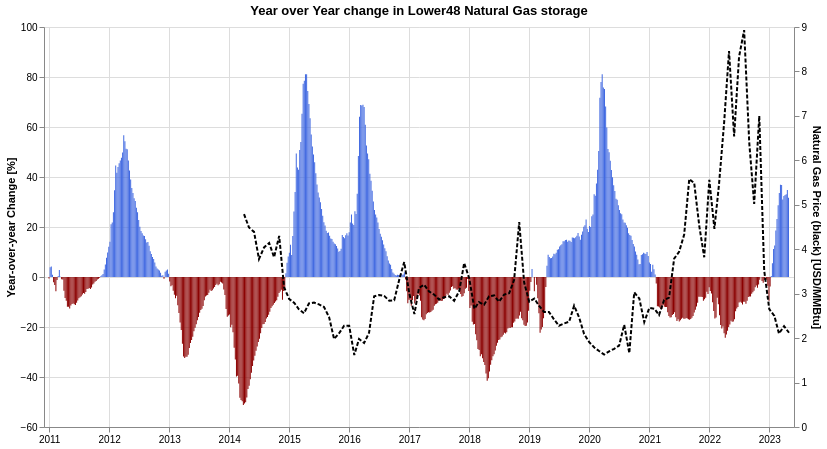

Describe this chart as a Vega-Lite specification.
### Vega-Lite specification from a JSON file in a GitHub repository (floating-point values rounded to 4 significant figures; data arrays with more than 128 entries replaced by an {"elided": "..."} marker saying what was removed)
{"config": {"view": {"continuousWidth": 400, "continuousHeight": 300}}, "layer": [{"data": {"name": "data-5ca62a05942ddb6597184cf35f25e9a9"}, "mark": {"type": "bar", "width": 1}, "encoding": {"color": {"condition": {"value": "darkred", "test": "datum['Lower48'] < 0"}, "value": "royalblue"}, "tooltip": [{"field": "dt", "title": "", "type": "temporal"}, {"field": "Lower48", "format": ",.02f", "title": "YoY % Change", "type": "quantitative"}], "x": {"axis": {"title": ""}, "field": "dt", "type": "temporal"}, "y": {"axis": {"title": "Year-over-year Change [%]"}, "field": "Lower48", "type": "quantitative"}}, "height": 400, "title": "Year over Year change in Lower48 Natural Gas storage", "width": 750}, {"data": {"name": "data-b106063f5d279c55841031e89dd349e1"}, "mark": {"type": "line", "color": "black", "strokeDash": [4, 2]}, "encoding": {"x": {"field": "Date", "type": "temporal"}, "y": {"axis": {"title": "Natural Gas Price (black) [USD/MMBtu]"}, "field": "Close-Nominal", "type": "quantitative"}}, "height": 400, "width": 750}], "background": "white", "resolve": {"scale": {"y": "independent"}}, "$schema": "https://vega.github.io/schema/vega-lite/v5.json", "datasets": {"data-5ca62a05942ddb6597184cf35f25e9a9": {"elided": "696 records"}, "data-b106063f5d279c55841031e89dd349e1": [{"Date": "2014-04-01T00:00:00", "Close-Adj": 6.1, "Close-Nominal": 4.79}, {"Date": "2014-05-01T00:00:00", "Close-Adj": 5.7, "Close-Nominal": 4.49}, {"Date": "2014-06-01T00:00:00", "Close-Adj": 5.56, "Close-Nominal": 4.39}, {"Date": "2014-07-01T00:00:00", "Close-Adj": 4.79, "Close-Nominal": 3.78}, {"Date": "2014-08-01T00:00:00", "Close-Adj": 5.13, "Close-Nominal": 4.04}, {"Date": "2014-09-01T00:00:00", "Close-Adj": 5.25, "Close-Nominal": 4.14}, {"Date": "2014-10-01T00:00:00", "Close-Adj": 4.86, "Close-Nominal": 3.82}, {"Date": "2014-11-01T00:00:00", "Close-Adj": 5.5, "Close-Nominal": 4.3}, {"Date": "2014-12-01T00:00:00", "Close-Adj": 4.03, "Close-Nominal": 3.14}, {"Date": "2015-01-01T00:00:00", "Close-Adj": 3.72, "Close-Nominal": 2.88}, {"Date": "2015-02-01T00:00:00", "Close-Adj": 3.59, "Close-Nominal": 2.79}, {"Date": "2015-03-01T00:00:00", "Close-Adj": 3.39, "Close-Nominal": 2.65}, {"Date": "2015-04-01T00:00:00", "Close-Adj": 3.27, "Close-Nominal": 2.56}, {"Date": "2015-05-01T00:00:00", "Close-Adj": 3.53, "Close-Nominal": 2.78}, {"Date": "2015-06-01T00:00:00", "Close-Adj": 3.54, "Close-Nominal": 2.8}, {"Date": "2015-07-01T00:00:00", "Close-Adj": 3.49, "Close-Nominal": 2.76}, {"Date": "2015-08-01T00:00:00", "Close-Adj": 3.42, "Close-Nominal": 2.7}, {"Date": "2015-09-01T00:00:00", "Close-Adj": 3.13, "Close-Nominal": 2.47}, {"Date": "2015-10-01T00:00:00", "Close-Adj": 2.51, "Close-Nominal": 1.98}, {"Date": "2015-11-01T00:00:00", "Close-Adj": 2.68, "Close-Nominal": 2.11}, {"Date": "2015-12-01T00:00:00", "Close-Adj": 2.91, "Close-Nominal": 2.28}, {"Date": "2016-01-01T00:00:00", "Close-Adj": 2.9, "Close-Nominal": 2.28}, {"Date": "2016-02-01T00:00:00", "Close-Adj": 2.06, "Close-Nominal": 1.62}, {"Date": "2016-03-01T00:00:00", "Close-Adj": 2.51, "Close-Nominal": 1.98}, {"Date": "2016-04-01T00:00:00", "Close-Adj": 2.39, "Close-Nominal": 1.89}, {"Date": "2016-05-01T00:00:00", "Close-Adj": 2.66, "Close-Nominal": 2.12}, {"Date": "2016-06-01T00:00:00", "Close-Adj": 3.68, "Close-Nominal": 2.94}, {"Date": "2016-07-01T00:00:00", "Close-Adj": 3.72, "Close-Nominal": 2.97}, {"Date": "2016-08-01T00:00:00", "Close-Adj": 3.7, "Close-Nominal": 2.95}, {"Date": "2016-09-01T00:00:00", "Close-Adj": 3.55, "Close-Nominal": 2.84}, {"Date": "2016-10-01T00:00:00", "Close-Adj": 3.56, "Close-Nominal": 2.85}, {"Date": "2016-11-01T00:00:00", "Close-Adj": 4.15, "Close-Nominal": 3.32}, {"Date": "2016-12-01T00:00:00", "Close-Adj": 4.64, "Close-Nominal": 3.71}, {"Date": "2017-01-01T00:00:00", "Close-Adj": 3.73, "Close-Nominal": 3.0}, {"Date": "2017-02-01T00:00:00", "Close-Adj": 3.15, "Close-Nominal": 2.54}, {"Date": "2017-03-01T00:00:00", "Close-Adj": 3.87, "Close-Nominal": 3.13}, {"Date": "2017-04-01T00:00:00", "Close-Adj": 3.95, "Close-Nominal": 3.2}, {"Date": "2017-05-01T00:00:00", "Close-Adj": 3.76, "Close-Nominal": 3.05}, {"Date": "2017-06-01T00:00:00", "Close-Adj": 3.67, "Close-Nominal": 2.98}, {"Date": "2017-07-01T00:00:00", "Close-Adj": 3.54, "Close-Nominal": 2.87}, {"Date": "2017-08-01T00:00:00", "Close-Adj": 3.59, "Close-Nominal": 2.92}, {"Date": "2017-09-01T00:00:00", "Close-Adj": 3.6, "Close-Nominal": 2.94}, {"Date": "2017-10-01T00:00:00", "Close-Adj": 3.48, "Close-Nominal": 2.84}, {"Date": "2017-11-01T00:00:00", "Close-Adj": 3.75, "Close-Nominal": 3.06}, {"Date": "2017-12-01T00:00:00", "Close-Adj": 4.52, "Close-Nominal": 3.69}, {"Date": "2018-01-01T00:00:00", "Close-Adj": 4.07, "Close-Nominal": 3.34}, {"Date": "2018-02-01T00:00:00", "Close-Adj": 3.22, "Close-Nominal": 2.66}, {"Date": "2018-03-01T00:00:00", "Close-Adj": 3.4, "Close-Nominal": 2.81}, {"Date": "2018-04-01T00:00:00", "Close-Adj": 3.31, "Close-Nominal": 2.75}, {"Date": "2018-05-01T00:00:00", "Close-Adj": 3.53, "Close-Nominal": 2.94}, {"Date": "2018-06-01T00:00:00", "Close-Adj": 3.55, "Close-Nominal": 2.96}, {"Date": "2018-07-01T00:00:00", "Close-Adj": 3.38, "Close-Nominal": 2.82}, {"Date": "2018-08-01T00:00:00", "Close-Adj": 3.57, "Close-Nominal": 2.98}, {"Date": "2018-09-01T00:00:00", "Close-Adj": 3.6, "Close-Nominal": 3.01}, {"Date": "2018-10-01T00:00:00", "Close-Adj": 3.95, "Close-Nominal": 3.31}, {"Date": "2018-11-01T00:00:00", "Close-Adj": 5.52, "Close-Nominal": 4.61}, {"Date": "2018-12-01T00:00:00", "Close-Adj": 3.9, "Close-Nominal": 3.25}, {"Date": "2019-01-01T00:00:00", "Close-Adj": 3.38, "Close-Nominal": 2.82}, {"Date": "2019-02-01T00:00:00", "Close-Adj": 3.45, "Close-Nominal": 2.89}, {"Date": "2019-03-01T00:00:00", "Close-Adj": 3.24, "Close-Nominal": 2.73}, {"Date": "2019-04-01T00:00:00", "Close-Adj": 3.06, "Close-Nominal": 2.59}, {"Date": "2019-05-01T00:00:00", "Close-Adj": 3.05, "Close-Nominal": 2.59}, {"Date": "2019-06-01T00:00:00", "Close-Adj": 2.85, "Close-Nominal": 2.42}, {"Date": "2019-07-01T00:00:00", "Close-Adj": 2.68, "Close-Nominal": 2.28}, {"Date": "2019-08-01T00:00:00", "Close-Adj": 2.74, "Close-Nominal": 2.33}, {"Date": "2019-09-01T00:00:00", "Close-Adj": 2.79, "Close-Nominal": 2.37}, {"Date": "2019-10-01T00:00:00", "Close-Adj": 3.2, "Close-Nominal": 2.73}, {"Date": "2019-11-01T00:00:00", "Close-Adj": 2.89, "Close-Nominal": 2.46}, {"Date": "2019-12-01T00:00:00", "Close-Adj": 2.46, "Close-Nominal": 2.09}, {"Date": "2020-01-01T00:00:00", "Close-Adj": 2.23, "Close-Nominal": 1.91}, {"Date": "2020-02-01T00:00:00", "Close-Adj": 2.09, "Close-Nominal": 1.79}, {"Date": "2020-03-01T00:00:00", "Close-Adj": 2.0, "Close-Nominal": 1.71}, {"Date": "2020-04-01T00:00:00", "Close-Adj": 1.92, "Close-Nominal": 1.63}, {"Date": "2020-05-01T00:00:00", "Close-Adj": 2.0, "Close-Nominal": 1.7}, {"Date": "2020-06-01T00:00:00", "Close-Adj": 2.06, "Close-Nominal": 1.76}, {"Date": "2020-07-01T00:00:00", "Close-Adj": 2.13, "Close-Nominal": 1.83}, {"Date": "2020-08-01T00:00:00", "Close-Adj": 2.67, "Close-Nominal": 2.3}, {"Date": "2020-09-01T00:00:00", "Close-Adj": 1.93, "Close-Nominal": 1.66}, {"Date": "2020-10-01T00:00:00", "Close-Adj": 3.51, "Close-Nominal": 3.03}, {"Date": "2020-11-01T00:00:00", "Close-Adj": 3.35, "Close-Nominal": 2.89}, {"Date": "2020-12-01T00:00:00", "Close-Adj": 2.74, "Close-Nominal": 2.36}, {"Date": "2021-01-01T00:00:00", "Close-Adj": 3.09, "Close-Nominal": 2.68}, {"Date": "2021-02-01T00:00:00", "Close-Adj": 3.05, "Close-Nominal": 2.66}, {"Date": "2021-03-01T00:00:00", "Close-Adj": 2.87, "Close-Nominal": 2.52}, {"Date": "2021-04-01T00:00:00", "Close-Adj": 3.23, "Close-Nominal": 2.86}, {"Date": "2021-05-01T00:00:00", "Close-Adj": 3.26, "Close-Nominal": 2.91}, {"Date": "2021-06-01T00:00:00", "Close-Adj": 4.21, "Close-Nominal": 3.79}, {"Date": "2021-07-01T00:00:00", "Close-Adj": 4.36, "Close-Nominal": 3.94}, {"Date": "2021-08-01T00:00:00", "Close-Adj": 4.78, "Close-Nominal": 4.33}, {"Date": "2021-09-01T00:00:00", "Close-Adj": 6.14, "Close-Nominal": 5.58}, {"Date": "2021-10-01T00:00:00", "Close-Adj": 5.99, "Close-Nominal": 5.49}, {"Date": "2021-11-01T00:00:00", "Close-Adj": 4.91, "Close-Nominal": 4.52}, {"Date": "2021-12-01T00:00:00", "Close-Adj": 4.14, "Close-Nominal": 3.82}, {"Date": "2022-01-01T00:00:00", "Close-Adj": 5.97, "Close-Nominal": 5.56}, {"Date": "2022-02-01T00:00:00", "Close-Adj": 4.75, "Close-Nominal": 4.46}, {"Date": "2022-03-01T00:00:00", "Close-Adj": 5.73, "Close-Nominal": 5.46}, {"Date": "2022-04-01T00:00:00", "Close-Adj": 7.14, "Close-Nominal": 6.84}, {"Date": "2022-05-01T00:00:00", "Close-Adj": 8.74, "Close-Nominal": 8.46}, {"Date": "2022-06-01T00:00:00", "Close-Adj": 6.66, "Close-Nominal": 6.54}, {"Date": "2022-07-01T00:00:00", "Close-Adj": 8.49, "Close-Nominal": 8.33}, {"Date": "2022-08-01T00:00:00", "Close-Adj": 9.1, "Close-Nominal": 8.93}, {"Date": "2022-09-01T00:00:00", "Close-Adj": 6.51, "Close-Nominal": 6.4}, {"Date": "2022-10-01T00:00:00", "Close-Adj": 5.09, "Close-Nominal": 5.02}, {"Date": "2022-11-01T00:00:00", "Close-Adj": 7.1, "Close-Nominal": 7.0}, {"Date": "2022-12-01T00:00:00", "Close-Adj": 3.58, "Close-Nominal": 3.52}, {"Date": "2023-01-01T00:00:00", "Close-Adj": 2.67, "Close-Nominal": 2.65}, {"Date": "2023-02-01T00:00:00", "Close-Adj": 2.51, "Close-Nominal": 2.5}, {"Date": "2023-03-01T00:00:00", "Close-Adj": 2.1, "Close-Nominal": 2.1}, {"Date": "2023-04-01T00:00:00", "Close-Adj": 2.27, "Close-Nominal": 2.27}, {"Date": "2023-05-01T00:00:00", "Close-Adj": 2.12, "Close-Nominal": 2.12}]}}
